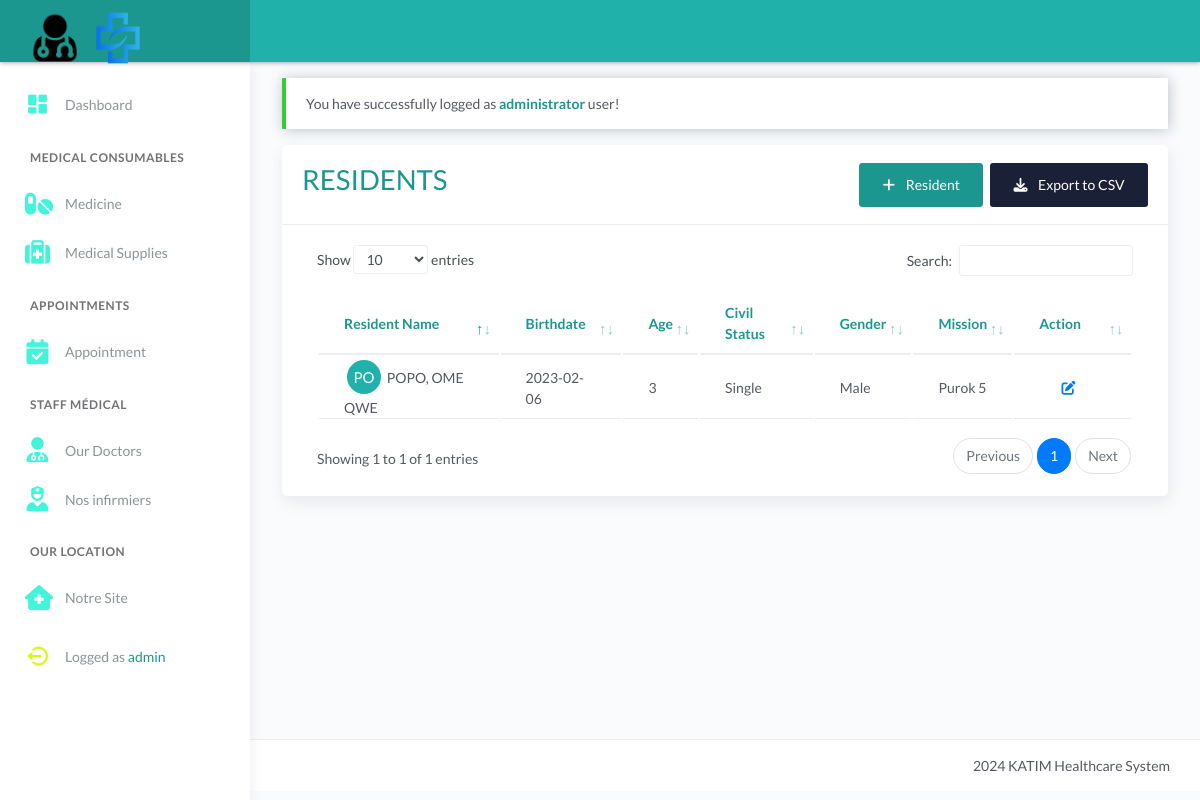
/resident.php (signed in), run on the app's committed database.
### tables this page shows
CREATE TABLE `tblresident` (
  `id` int(11) NOT NULL AUTO_INCREMENT,
  `national_id` varchar(100) DEFAULT NULL,
  `citizenship` varchar(50) DEFAULT NULL,
  `picture` text DEFAULT NULL,
  `firstname` varchar(50) DEFAULT NULL,
  `middlename` varchar(50) DEFAULT NULL,
  `lastname` varchar(50) DEFAULT NULL,
  `alias` varchar(20) DEFAULT NULL,
  `birthplace` varchar(80) DEFAULT NULL,
  `birthdate` date DEFAULT NULL,
  `age` int(11) DEFAULT NULL,
  `civilstatus` varchar(20) DEFAULT NULL,
  `gender` varchar(20) DEFAULT NULL,
  `purok` varchar(50) DEFAULT NULL,
  `voterstatus` varchar(20) DEFAULT NULL,
  `identified_as` varchar(30) DEFAULT NULL,
  `phone` varchar(50) DEFAULT NULL,
  `email` varchar(50) DEFAULT NULL,
  `occupation` varchar(100) DEFAULT NULL,
  `address` text DEFAULT NULL,
  `resident_type` int(11) DEFAULT 1,
  `remarks` text DEFAULT NULL,
  PRIMARY KEY (`id`)
);

### resident.php (the view, shortened to what this page needs)
<?php include 'server/server.php' ?>
<?php
	$query = "SELECT * FROM tblresident ORDER BY id DESC";
    $result = $conn->query($query);
    $resident = array();
	while($row = $result->fetch_assoc()){
		$resident[] = $row;
	}
?>
<!DOCTYPE html>
<html lang="en">
<head>
	<?php include 'templates/header.php' ?>
</head>
<body>
	<div class="wrapper">
		<?php include 'templates/main-header.php' ?>
		<?php include 'templates/sidebar.php' ?>
		<div class="main-panel">
			<div class="content">
				<div class="page-inner">
					<div class="row mt--2">
						<div class="col-md-12">
						<?php if(isset($_SESSION['message'])): ?>
							<div class="alert alert-<?= $_SESSION['success']; ?> <?= $_SESSION['success']=='danger' ? 'bg-danger text-light' : null ?>" role="alert">
								<?php echo $_SESSION['message']; ?>
							</div>
						<?php endif ?>
                            <div class="card">
                                <div class="card-header">
									<div class="card-head-row">
										<div class="card-title text-primary">
											<h1>RESIDENTS</h1>
										</div>
                                        <div class="card-tools">
											<?php if(isset($_SESSION['username']) && $_SESSION['role']!='resident'): ?>
												<a href="resident_add_form.php" class="btn btn-primary mr-1">
													<i class="fa fa-plus mr-2"></i>
													Resident
												</a>
												<button onclick="Export()" class="btn btn-default btn-default">
													<i class="fa fa-download mr-2"></i>
													Export to CSV
												</button>
											<?php endif?>
										</div>
									</div>
								</div>
								<div class="card-body">
									<div class="table-responsive">
										<table id="tblResident" class="display table">
											<thead>
												<tr class="text-primary">
													<th scope="col">Resident Name</th>
													<th scope="col">Birthdate</th>
													<th scope="col">Age</th>
													<th scope="col">Civil Status</th>
                                                    <th scope="col">Gender</th>
													<th scope="col">Mission</th>
													<th scope="col">Action</th>
												</tr>
											</thead>
											<tbody>
												<?php if(!empty($resident)): ?>
													<?php $no=1; foreach($resident as $row): ?>
                                                        <tr>
                                                            <td>
                                                                <div class="avatar avatar-sm">
                                                                    <span class="avatar-title rounded-circle border border-white" style="background-color: lightseagreen"><?= ucwords(strtoupper($row['lastname'][0].$row['firstname'][0])) ?></span>
                                                                </div>
                                                                <?= ucwords(strtoupper($row['lastname'].', '.$row['firstname'].' '.$row['middlename'])) ?>
                                                            </td>
                                                            <td><?= $row['birthdate'] ?></td>
                                                            <td><?= $row['age'] ?></td>
                                                            <td><?= $row['civilstatus'] ?></td>
                                                            <td><?= $row['gender'] ?></td>
                                                            <td><?= $row['purok'] ?></td>
                                                            <td>
																<a href="resident_update_form.php?id=<?= $row['id'] ?>" class="btn btn-link" data-toggle="tooltip" data-placement="top" title="Update">
																	<i class="fa fa-edit mr-2"></i>
																</a>
															</td>
                                                        </tr>
													<?php $no++; endforeach ?>
												<?php endif ?>
											</tbody>
										</table>
									</div>
								</div>
							</div>
						</div>
					</div>
				</div>
			</div>
			<?php include 'templates/main-footer.php' ?>
		</div>
	</div>
</body>
</html>

### resident.php (style rules this page uses)
.text-primary, .text-primary a { color: #1c9790 !important; }
.btn-primary, .btn-primary:hover, .btn-primary:focus, .btn-primary:disabled { background: #1c9790 !important; border-color: #1c9790 !important; }

### data on the page
tblresident: lastname+firstname "PO", lastname+firstname+middlename "POPO, OME QWE", birthdate "2023-02-06", age "3", civilstatus "Single", gender "Male", purok "Purok 5"

### other printed values
$_SESSION['username'] "admin"
$_SESSION['message'] "You have successfully logged as administrator user!"
